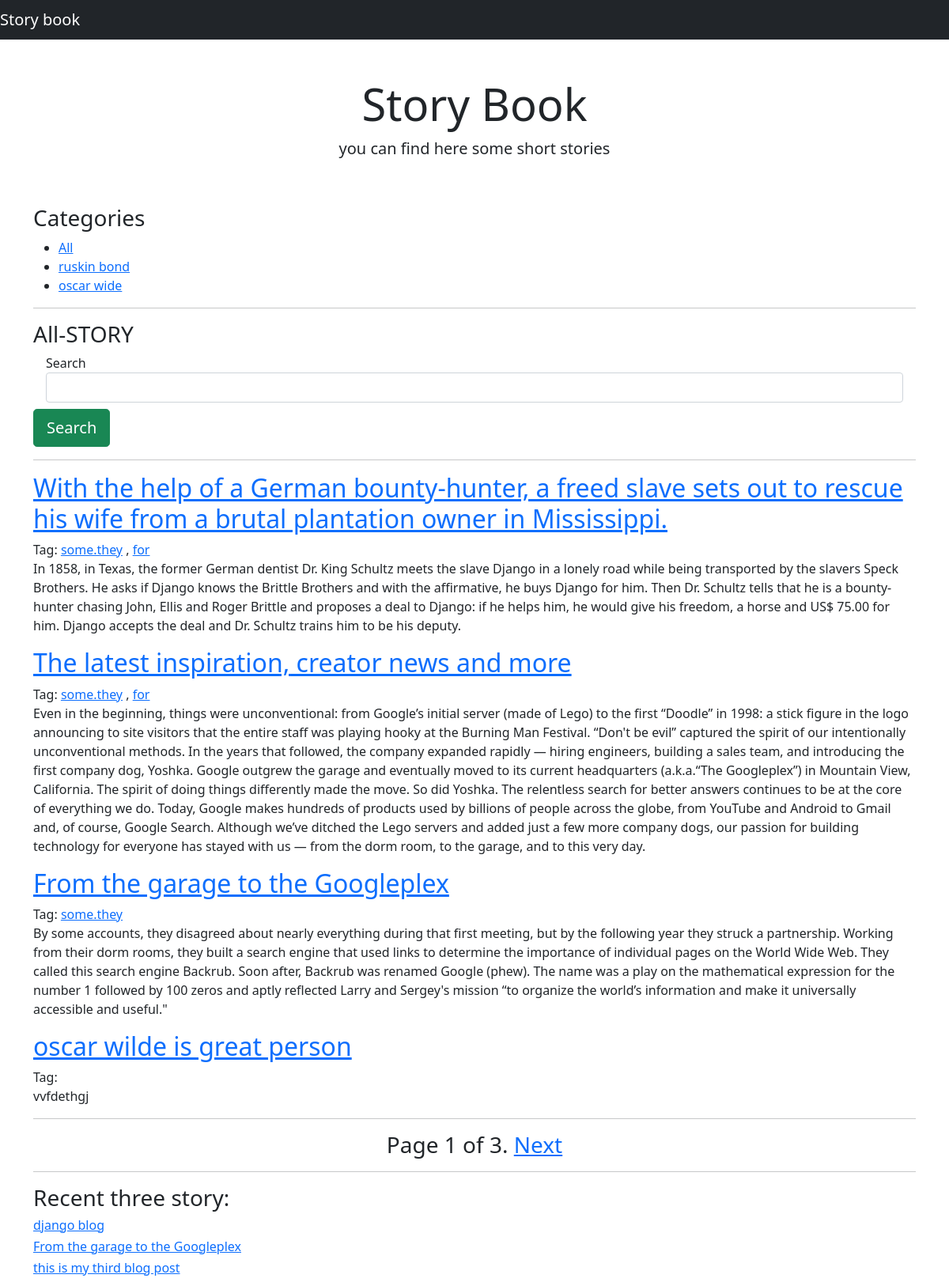
The page / on the database its author committed.
### story/models.py (models this page shows, shortened)
class Category(models.Model):
    name = models.CharField(max_length=150,db_index=True)
    slug = models.SlugField(unique=True)
    class Meta:
        ordering = ('-name',)
    def get_absolute_url(self):
        return reverse('story:story_category',args=[self.slug])

class Story(models.Model):
    category = models.ForeignKey(Category,on_delete = models.CASCADE)
    title = models.CharField(max_length=150)
    body = models.TextField()
    des = models.TextField()
    publish = models.DateTimeField(auto_now_add=True)
    tags = TaggableManager()
    class Meta:
        ordering = ('-publish',)
    def get_absolute_url(self):
        return reverse('story:story_detail', args=[self.id])

### story/views.py (the view, shortened to what this page needs)
# urls.py: path('', views.story_list,name='story_list'),
def story_list(request,category_slug=None,tag_slug=None):
    category=None
    categories=Category.objects.all()
    story=Story.objects.all()
    paginator=Paginator(story,4)
    page=request.GET.get('page')
    tag=None
    try:
        story=paginator.page(page)
    except PageNotAnInteger:
        story=paginator.page(1)
    except EmptyPage:
        story=paginator.page(paginator.num_pages)
    all_story=list(Story.objects.all())
    recent_story=random.sample(all_story,3)
    return render(request,'story/story_list.html',{
                                                   'categories':categories,
                                                   'story':story,
                                                   'category':category,
                                                   'page':page,
                                                   'recent_story':recent_story,
                                                   'tag':tag
                                                   })

### story/templates/story/story_list.html (shortened to what this page needs)
{% extends 'base.html' %}
{% block body %}
<div class="pricing-header px-3 py-3 pt-md-5 pb-md-4 mx-auto text-center">
    <h1 class="display-4">Story Book</h1>
    <p class="lead">you can find here some short stories</p>
</div>
<div class="container">
    <div class="jumbotron mt-3">
        <h3>Categories</h3>
        <ul>
            <li>
                <a href="{% url 'story:story_list' %}">All</a>
            </li>
            {% for x in categories %}
            <li>
                <a href="{{x.get_absolute_url}}">{{x.name}}</a>
            </li>
            {% endfor %}
        </ul>
    </div>
    <div>
        <hr>
         <form action="{% url 'story:story_search' %}" class="form-inline" method="get">
             <div class="form-group mb-2">
                <h3> {% if category %}{{category.name}}{% else %}All-STORY{% endif  %}</h3>
             </div>
             <div class="form-group mx-sm-3 mb-2">
                 <label class="sr-only">Search</label>
                 <input name="search" class="form-control" >
             </div>
            <button type="submit" class="btn btn-success btn-lg">Search</button>
         </form>
        <hr>
        {% for x in story %}
        <div class="mt-3">
            <a href="{{x.get_absolute_url}}">
                <h2>{{x.title}}</h2>
            </a>
            Tag: {% for tag in x.tags.all %}
            <a href='{% url "story:story_by_tag" tag.slug %}'>{{tag.name}}</a>
            {% if not forloop.last %},{% endif %}
            {% endfor %}
            <p>{{x.des}}</p>
        </div>
        {% endfor %}
        <hr>
        <h3 class="text-center">{% include 'pagination.html' with page=story %}</h3>
         <hr>
         <h3>Recent three story:</h3>
         {% for x in recent_story %}
         <a href="{{recent_story.get_absolute_url}}">
            <h6>{{x.title}}</h6>
        </a>
         {% endfor %}
    </div>
</div>
{% endblock %}

### story/templates/base.html (shortened to what this page needs)
<!doctype html>
<html lang="en">
  <head>
    <link href="https://cdn.jsdelivr.net/npm/bootstrap@5.1.3/dist/css/bootstrap.min.css" rel="stylesheet">
  </head>
  <body>
<nav class="navbar navbar-dark bg-dark">
    <span class="navbar-brand mb-0 h1">Story book</span>
</nav>
{% block body %}
    {% endblock %}
  </body>
</html>

### story/templates/pagination.html (shortened to what this page needs)
<div class="">
    <span class="">
    <span class="">
    Page {{ page.number }} of {{ page.paginator.num_pages }}.
    </span>
    {% if page.has_next %}
    <a href="?page={{ page.next_page_number }}">Next</a>
    {% endif %}
    </span>
</div>

### rows shown on the page
Category: name "ruskin bond"
Category: name "oscar wide"
Story: title "With the help of a German bounty-hunter, a freed slave sets out to rescue his wife from a brutal plantation owner in Mississippi.", des "In 1858, in Texas, the former German dentist Dr. King Schultz meets the slave Django in a lonely road while being transported by the slavers Speck Brothers. He asks if Django knows the Brittle Brothers and with the affirmative, he buys Django for him. Then Dr. Schultz tells that he is a bounty-hunter chasing John, Ellis and Roger Brittle and proposes a deal to Django: if he helps him, he would give his freedom, a horse and US$ 75.00 for him. Django accepts the deal and Dr. Schultz trains him to be his deputy."
Tag: name "some.they"
Tag: name "for"
Story: title "The latest inspiration, creator news and more", des "Even in the beginning, things were unconventional: from Google’s initial server (made of Lego) to the first “Doodle” in 1998: a stick figure in the logo announcing to site visitors that the entire staff was playing hooky at the Burning Man Festival. “Don't be evil” captured the spirit of our intentionally unconventional methods. In the years that followed, the company expanded rapidly — hiring engineers, building a sales team, and introducing the first company dog, Yoshka. Google outgrew the garage and eventually moved to its current headquarters (a.k.a.“The Googleplex”) in Mountain View, California. The spirit of doing things differently made the move. So did Yoshka. The relentless search…"
Story: title "From the garage to the Googleplex", des "By some accounts, they disagreed about nearly everything during that first meeting, but by the following year they struck a partnership. Working from their dorm rooms, they built a search engine that used links to determine the importance of individual pages on the World Wide Web. They called this search engine Backrub. Soon after, Backrub was renamed Google (phew). The name was a play on the mathematical expression for the number 1 followed by 100 zeros and aptly reflected Larry and Sergey's mission “to organize the world’s information and make it universally accessible and useful.\""
Story: title "oscar wilde is great person", des "vvfdethgj"
Story: title "django blog"
Story: title "this is my third blog post"

### other values the page prints
{{ page.number }} "1"
{{ page.paginator.num_pages }} "3"
